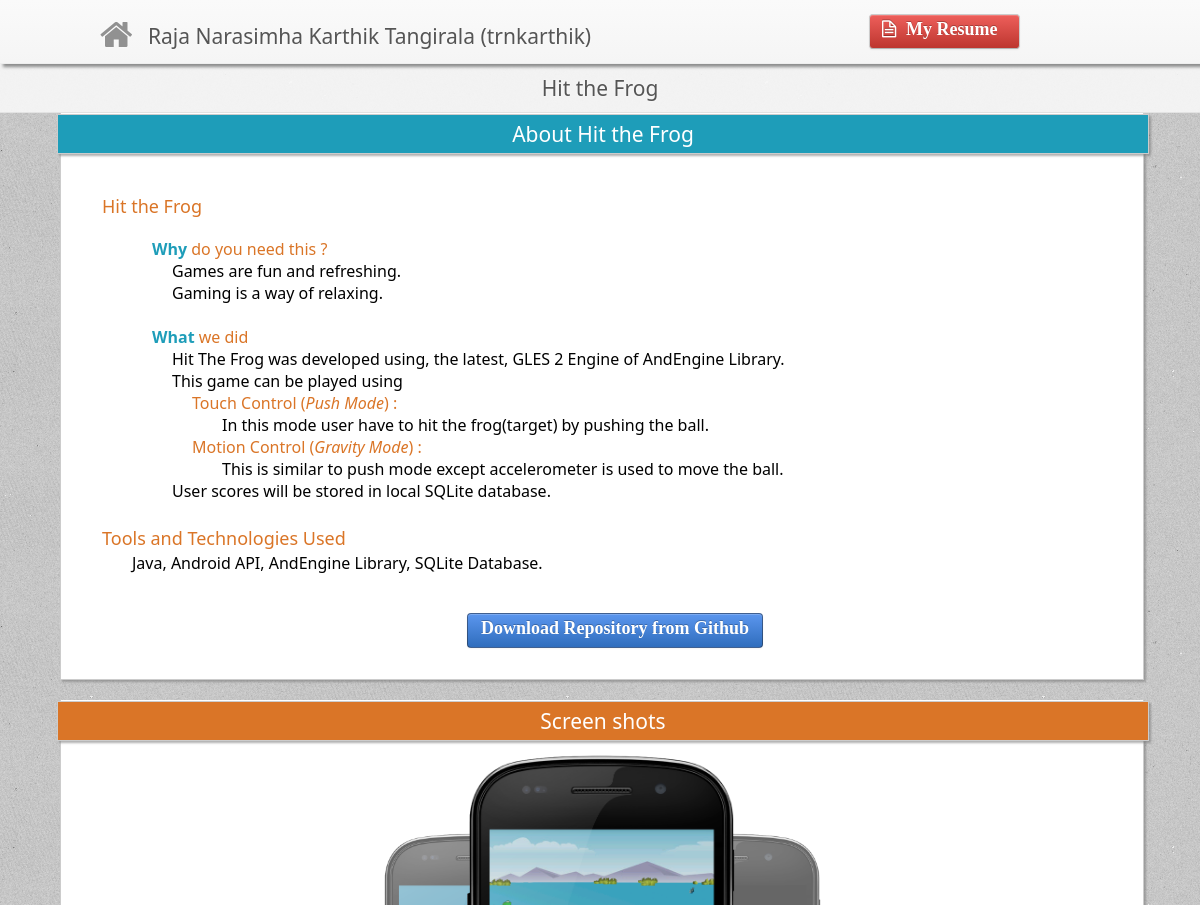
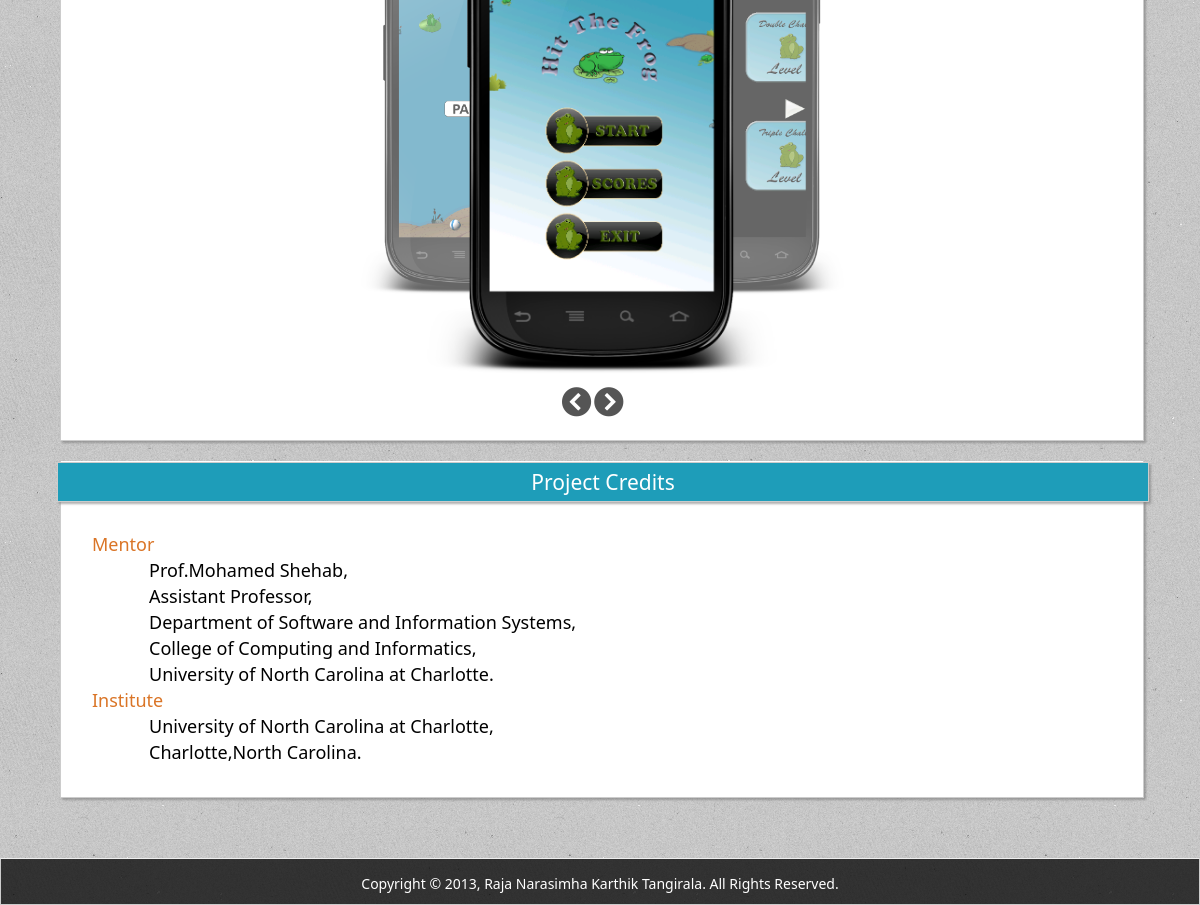
Page /project.php?id=3 on the committed database (2 pictures, top to bottom).
### tables this page shows
CREATE TABLE IF NOT EXISTS `projectdetails` (
  `ProjectID` int(11) NOT NULL AUTO_INCREMENT,
  `ProjectName` varchar(150) NOT NULL,
  `ProjectType` varchar(30) NOT NULL DEFAULT 'web',
  `ProjectRating` decimal(4,2) NOT NULL DEFAULT '5.00',
  `ProjectStartDate` date NOT NULL,
  `ProjectEndDate` date DEFAULT NULL,
  `ProjectTools` varchar(200) DEFAULT NULL,
  `ProjectDesc` text NOT NULL,
  `ProjectMiniDesc` varchar(200) NOT NULL,
  `ProjectCredits` varchar(1000) NOT NULL DEFAULT 'Project Credits',
  `ProjectURL` varchar(150) NOT NULL DEFAULT 'https://github.com/trnkarthik',
  `Visibility` tinyint(1) NOT NULL DEFAULT '1',
  PRIMARY KEY (`ProjectID`)
);

CREATE TABLE IF NOT EXISTS `projectimages` (
  `ProjectID` int(11) NOT NULL DEFAULT '0',
  `ImageID` int(11) NOT NULL AUTO_INCREMENT,
  `Visibility` tinyint(1) NOT NULL DEFAULT '1',
  PRIMARY KEY (`ProjectID`,`ImageID`),
  KEY `ImageID` (`ImageID`)
);

CREATE TABLE IF NOT EXISTS `imagedetails` (
  `ImageID` int(11) NOT NULL AUTO_INCREMENT,
  `ImageURL` varchar(150) NOT NULL DEFAULT 'images/1.png',
  `ImageDesc` varchar(350) NOT NULL,
  PRIMARY KEY (`ImageID`)
);

### project.php (the view, shortened to what this page needs)
<!DOCTYPE HTML PUBLIC "-//W3C//DTD HTML 4.01//EN" "http://www.w3.org/TR/html4/strict.dtd">
<html xmlns="http://www.w3.org/1999/xhtml">
<head>
	<link rel="stylesheet" href="css/my_main_style.css">
	<link rel="stylesheet" type="text/css" href="css/products_support_for_quicksand.css" />
	<link rel="stylesheet" href="font-awesome/css/font-awesome.min.css">
    <?php
        $id = (int)(mysql_real_escape_string($_GET['id']));
            $query = "select projectName,ProjectStartDate,ProjectEndDate,ProjectTools,ProjectDesc,
		      ProjectURL,ProjectType,ProjectCredits
                        from projectDetails where projectID='$id'";
            $result = mysql_query($query);
            if(!$result){
                echo "Please try again";
            }
            else{
                $row = mysql_fetch_array($result);
                $projectName = $row[0];
                $projectTools = $row[3];
                $projectDesc = $row[4];
                $projectURL = $row[5];
                $projectCredits = $row[7];
            }
    ?>
</head>
<body>
        <div class="container">
		<?php include("includes/header.php");?>
	</div>
<div id="project_title">
    <a href="#">
    <?php echo $projectName;?>
    </a>
</div>
<div id="project_desc" class="section">
     <div class="section_title">About <?php echo $projectName;?></div>
      <div style="margin: 40px;margin-bottom: 5px;">
	    <span class="project_desc_head">
	    <?php echo $projectName;?>
	    </span><br/>
	      <?php echo $projectDesc;?>
	  <span class="project_desc_head">Tools and Technologies Used</span>
	    <p>
	      <span class="project_desc_body">
		<?php echo $projectTools;?>
	      </span>
	    </p><br/>
      </div>
      <?php if($projectURL!=""){ ?>
	<a href="<?php echo $projectURL; ?>" id="download_repository" class="btn_blue btn">
	    Download Repository from Github
	</a>
      <?php } ?>
</div>
<div id="project_media" class="section">
		    <div class="section_title_special">Screen shots</div>
		    <?php include("includes/carousel.php"); ?>
<div id="project_credits" class="section">
     <div class="section_title">Project Credits</div>
	<div style="margin: 30px;">
	    <?php echo $projectCredits;?>
	</div>
</div>
  <?php include("includes/footer.php"); ?>
</body>

### includes/carousel.php (shortened to what this page needs)
<div id="carousel">
			    <?php
			    $image_id_query = "select imageid from projectimages where projectid = $id and visibility=1";
			    $image_id_query_result = mysql_query($image_id_query);
			    if(!$image_id_query_result)
			    {
			         echo "Some error!Please reload the page.";
			    }
			    else{
				 $no_of_images = mysql_numrows($image_id_query_result);
			         if($no_of_images>0){
			         $i = 1;
			              while($image_row = mysql_fetch_array($image_id_query_result)){
				      $image_details_query = "select ImageURL,ImageDesc from ImageDetails where IMageID=$image_row[0]";
				      $image_details_result = mysql_query($image_details_query);
				      $image_details = mysql_fetch_array($image_details_result);
				      $url = $image_details[0];
				      $item_id = "item-".$i;
				      echo "<img src='$url' id='$item_id'/>";
				      $i++;
			              }
			         }
			         else{
			           echo "<center><br /><br /><br /><br /><br /><br /><br /><br /><br /><br /><h3>No Images Found</h3></center>";
			         }
			    }
			    ?>
			</div>
			<div class="carousel-links">
			    <a href="#" id="prev"><i class="icon-chevron-sign-left"></i></a>  <a href="#" id="next"><i class="icon-chevron-sign-right"></i></a>
			</div>
		</div>

### css/my_main_style.css (style rules this page uses)
.section { border: 1px solid #CCC; -webkit-box-shadow: 2px 2px 2px rgba(124, 124, 124, 0.6); -moz-box-shadow: 2px 2px 2px rgba(124, 124, 124, 0.6); box-shadow: 2px 2px 2px rgba(124, 124, 124, 0.6); }
.btn { display: inline-block; padding: 4px 12px; margin-bottom: 0; font-size: 14px; line-height: 20px; text-align: center; vertical-align: middle; cursor: pointer; background-image: -moz-linear-gradient(top, #FFF, #E6E6E6); background-image: -o-linear-gradient(top, #FFF, #E6E6E6); background-repeat: repeat-x; filter: progid:DXImageTransform.Microsoft.gradient(startColorstr='#ffffffff', endColorstr='#ffe6e6e6', GradientType=0); border-color: #E6E6E6 #E6E6E6 #BFBFBF; border-color: rgba(0, 0, 0, 0.1) rgba(0, 0, 0, 0.1) rgba(0, 0, 0, 0.25); filter: progid:DXImageTransform.Microsoft.gradient(enabled = false); border: 1px solid #CCC; border-bottom-color: #B3B3B3; -webkit-border-radius: 4px; -moz-border-radius: 4px; border-radius: 4px; -webkit-box-shadow: inset 0 1px 0 rgba(255, 255, 255, .2), 0 1px 2px rgba(0, 0, 0, .05); -moz-box-shadow: inset 0 1px 0 rgba(255,255,255,.2), 0 1px 2px rgba(0,0,0,.05); box-shadow: inset 0 1px 0 rgba(255, 255, 255, .2), 0 1px 2px rgba(0, 0, 0, .05); }
.section_title { width: 101%; position: relative; background: #1E9DB9; color: #FFF; top: 0px; left: -0.5%; font-size: 27px; text-align: center; padding-top: 5px; padding-bottom: 5px; border: 1px solid #CCC; -webkit-box-shadow: 2px 2px 2px rgba(124, 124, 124, 0.6); -moz-box-shadow: 2px 2px 2px rgba(124, 124, 124, 0.6); box-shadow: 2px 2px 2px rgba(124, 124, 124, 0.6); }
.section_title_special { width: 101%; position: relative; background: #DA7527;; color: #FFF; top: 0px; left: -0.5%; font-size: 27px; text-align: center; padding-top: 5px; padding-bottom: 5px; border: 1px solid #CCC; -webkit-box-shadow: 2px 2px 2px rgba(124, 124, 124, 0.6); -moz-box-shadow: 2px 2px 2px rgba(124, 124, 124, 0.6); box-shadow: 2px 2px 2px rgba(124, 124, 124, 0.6); }
.btn_blue { color: #FFF; text-shadow: 0 -1px 0 rgba(0, 0, 0, 0.25); background-color: #5B96EE; background-image: -moz-linear-gradient(top, #5B96EE, #2F6DBD); background-image: -webkit-gradient(linear, 0 0, 0 100%, from(#5B96EE), to(#2F6DBD)); background-image: -webkit-linear-gradient(top, #5B96EE, #2F6DBD); background-image: -o-linear-gradient(top, #5B96EE, #2F6DBD); background-image: linear-gradient(to bottom, #5B96EE, #2F6DBD); background-repeat: repeat-x; border-color: #BD362F #BD362F #802420; border-color: rgba(0, 0, 0, 0.1) rgba(0, 0, 0, 0.1) rgba(0, 0, 0, 0.25); font-weight: bold; }

### css/products_support_for_quicksand.css (style rules this page uses)
* { margin:0; padding:0; }
body { color:#000; font:14px/1.3 ; min-height: 930px; }
a, a:visited { text-decoration:none; outline:none; font-family: Calibri, Candara, Segoe, "Segoe UI", Optima, Arial, sans-serif; }
a { text-decoration: none; }

### rows in the picture
projectdetails: ProjectName "Hit the Frog", ProjectDesc "Why do you need this ? Games are fun and refreshing. Gaming is a way of relaxing. What we did Hit The Frog was developed using, the latest, GLES 2 Engine of AndEngine Library. This game can be played using Touch Control ( Push Mode ) : In this mode user have to hit the frog(target) by pushing the ball. Motion Control ( Gravity Mode ) : This is similar to push mode except accelerometer is used to move the ball. User scores will be stored in local SQLite database.", ProjectTools "Java, Android API, AndEngine Library, SQLite Database.", ProjectCredits "Mentor Prof.Mohamed Shehab, Assistant Professor, Department of Software and Information Systems, College of Computing and Informatics, University of North Carolina at Charlotte. Institute University of North Carolina at Charlotte, Charlotte,North Carolina."
projectimages: ImageID.ImageURL (picture)
